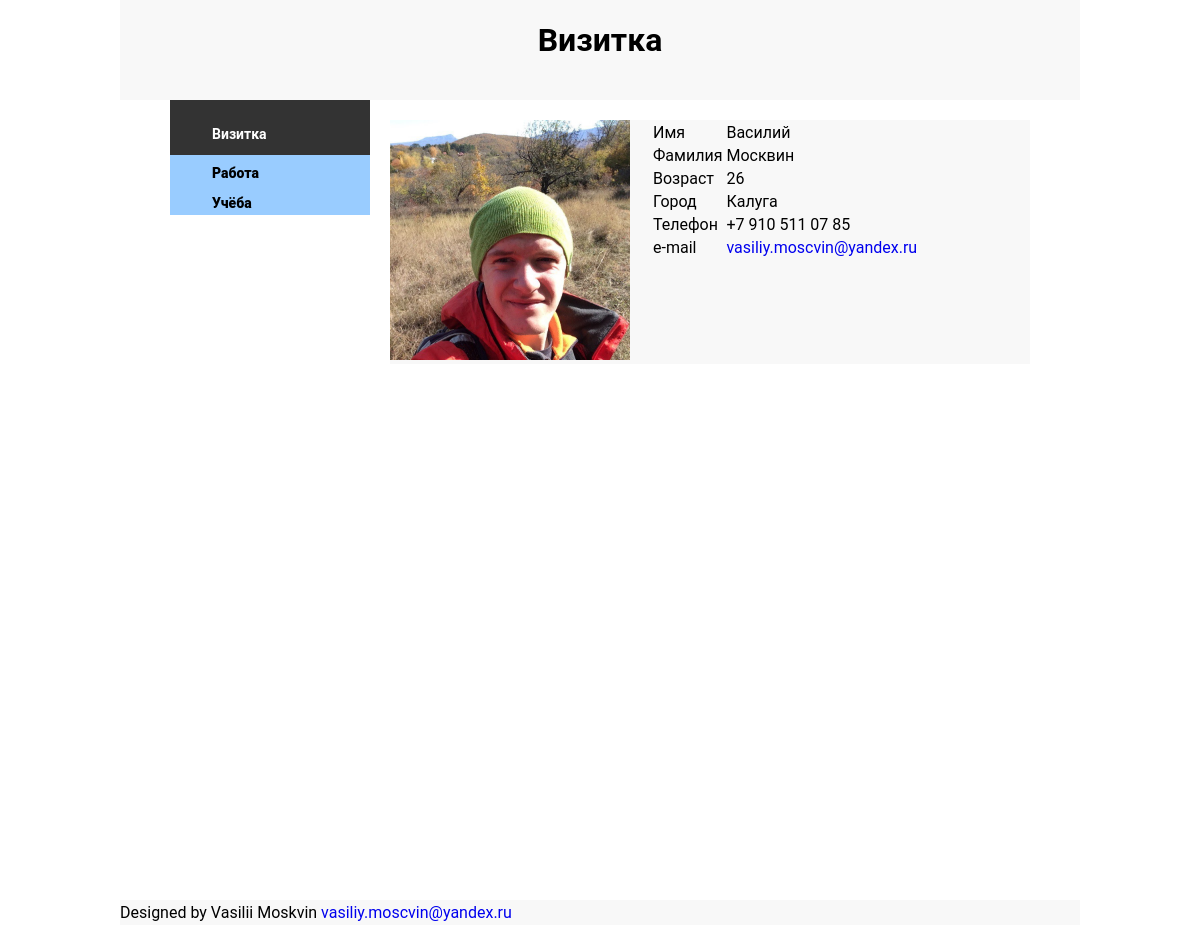
The page / on the database its author committed.
### main_app/models.py (models this page shows, shortened)
class Person(models.Model):
    name = models.CharField(max_length=32)
    surname = models.CharField(max_length=32)
    logo = models.CharField(max_length=64)
    logo_alt = models.CharField(max_length=32)
    birth_day = models.CharField(max_length=32)
    age = models.PositiveIntegerField()
    city = models.CharField(max_length=32)
    phone = models.CharField(max_length=32)
    my_email = models.CharField(max_length=32)

### main_app/views.py (the view)
# urls.py: url(r'^$', main),
def main(request):
    my_data = Person.objects.all()[0]
    return render_to_response('index.html', {'my_email': my_email,'my_data': my_data})

### templates/index.html (shortened to what this page needs)
{% extends 'base.html' %}
{% load staticfiles %}
{% block h1 %}Визитка{% endblock %}
{% block content %}
		<div class="content">
			<div class="my_card">
				<div class="my_photo">
					<img width="240" height="240"
						 src="{{my_data.logo}}"
						 alt = "{{my_data.logo_alt}}">
				</div>
				<div class="inf_about_me">
				    <table>
				    	<tr>
							<td>Имя</td>
							<td>{{my_data.name}}</td>
						</tr>
						<tr>
							<td>Фамилия</td>
							<td>{{my_data.surname}}</td>
						</tr>
						<tr>
							<td>Возраст</td>
							<td>{{my_data.age}}</td>
						</tr>
						<tr>
							<td>Город</td>
							<td>{{my_data.city}}</td>
						</tr>
						<tr>
							<td>Телефон</td>
							<td>{{my_data.phone}}</td>
						</tr>
						<tr>
							<td>e-mail</td>
							<td><a href="mailto:{{my_data.my_email}}">{{my_data.my_email}}</a></td>
						</tr>
				    </table>
				</div>
			</div>
		</div>
{% endblock %}

### templates/base.html (shortened to what this page needs)
<!DOCTYPE html>
<html lang="en">
<head>
    {% load staticfiles %}
    <link rel="stylesheet" href="{% static 'css/main.css' %}">
    <link rel="stylesheet" type="text/css" href="{% static 'css/main.css' %}">
	<link rel="stylesheet" type="text/css" href="{% static 'css/header.css' %}">
	<link rel="stylesheet" type="text/css" href="{% static 'css/aside.css' %}">
    <link rel="stylesheet" type="text/css" href="{% static 'css/footer.css' %}">
	<link rel="stylesheet" type="text/css" href="{% static 'css/index.css' %}">
</head>
  <body>
	<div class="header">
		<h1>{% block h1 %}{% endblock %}</h1>
	</div>
	<div class="wrapper">
		<div class="aside">
			<div class="menu">
				<ul>
					<li><a href="/" id="main_menu">Визитка</a></li>
					<li><a href="/my_work/">Работа</a></li>
                    <li><a href="/my_studies/">Учёба</a></li>
				</ul>
			</div>
		</div>
        {% block content %}{% endblock %}
	</div>
	<div class="footer">
		<p>Designed by Vasilii Moskvin <a href="mailto:{{my_email}}">{{my_email}}</a></p>
	</div>
  </body>
</html>

### static/css/main.css (style rules this page uses)
html, body { height: 100%; width: 960px; margin: 0 auto; background-color: white; font-family: Roboto; }
a { text-decoration: none; }
.header { background-color: #f8f8f8; width: 960px; height: 100px; overflow: hidden; }
.wrapper { width: 860px; margin: 0 auto; min-height: 100%; }
.aside { margin-right: 20px; width: 200px; float: left; overflow: hidden; }
.content { width: 640px; overflow: hidden; background-color: #ffffff; padding: 0px; }
.footer { background-color: #f8f8f8; width: 960px; margin: 0 auto; height: 25px; clear: right; margin-top: -25px; overflow: hidden; }

### static/css/header.css (style rules this page uses)
.header > h1 { text-align: center; }

### static/css/aside.css (style rules this page uses)
.menu { background-color: #99CCFF; height: 115px; overflow: hidden; }
.menu > ul { margin: 0; padding: 0; list-style: none; }
.menu > ul > li { text-align: center; }
.menu > ul > li > a { text-decoration: none; line-height: 37px; display: block; width: 200px; height: 30px; background-color: #99CCFF; font-family: Roboto; color: #000000; font-size: 14px; font-weight: 900; text-align: left; text-indent: 42px; }
#main_menu { background-color: #333333; line-height: 68px; width: 200px; height: 55px; font-family: Roboto; color: #ffffff; font-size: 14px; font-weight: 700; text-align: left; text-indent: 42px; }

### static/css/footer.css (style rules this page uses)
.footer p { padding: 0; margin: 0; margin-top: 3px; }
.footer p > a { text-decoration: none; }

### static/css/index.css (style rules this page uses)
.my_card { background-color: #f8f8f8; margin-top: 20px; overflow: hidden; }
.my_photo { float: left; }
.inf_about_me { float: left; margin-left: 20px; }
.inf_about_me > table > tbody > tr > td { vertical-align: top; }

### rows shown on the page
Person: logo (picture), name "Василий", surname "Москвин", age "26", city "Калуга", phone "+7 910 511 07 85", my_email "vasiliy.moscvin@yandex.ru"
